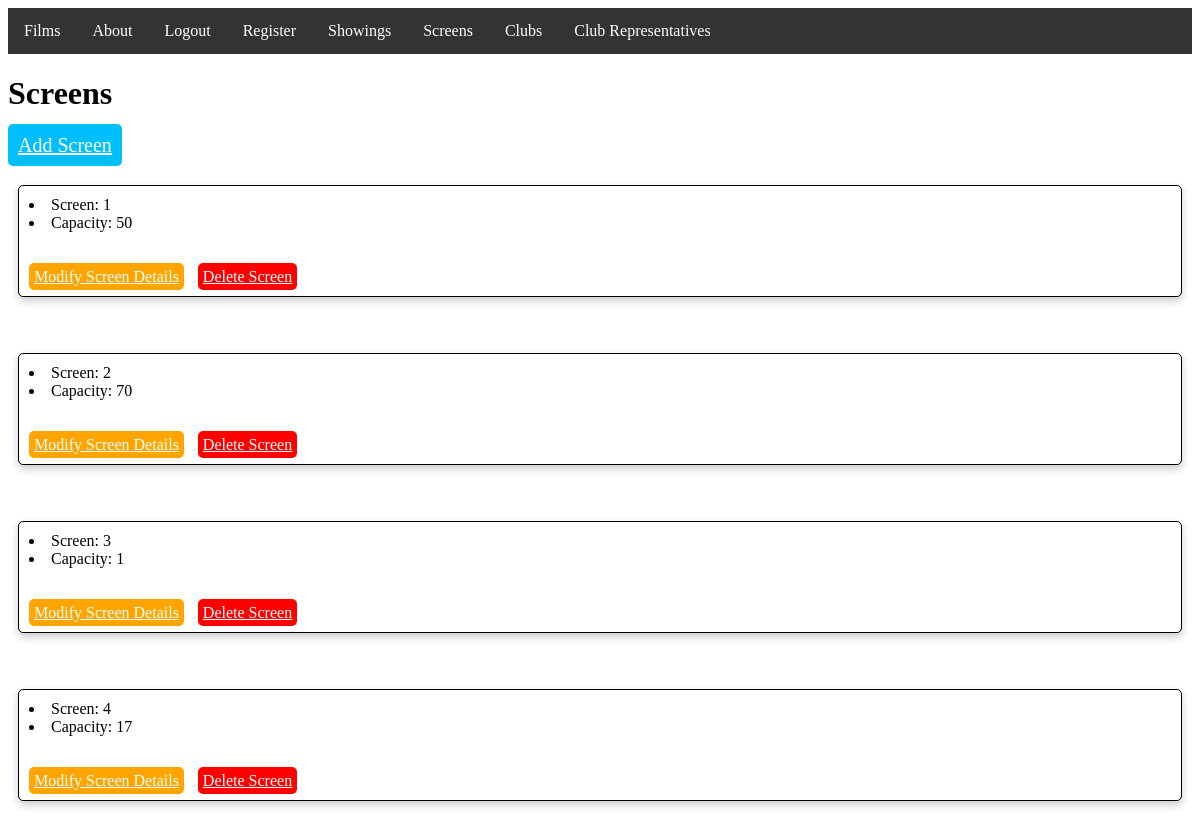
/screens (signed in), run on the app's committed database.
### UWEFlix/models.py (models this page shows, shortened)
class Screen(models.Model):
    screen_number = models.PositiveSmallIntegerField(unique=True)
    capacity = models.PositiveIntegerField()

### UWEFlix/views.py (the view)
# urls.py: path('screens', views.show_screens, name='screens'),
def show_screens(request):
    queryset = Screen.objects.all()
    return render(request, 'UWEFlix/screens.html', {
        'screens': list(queryset)
    })

### UWEFlix/templates/UWEFlix/screens.html (shortened to what this page needs)
{% extends 'UWEFlix/navbar.html' %}
{% block content %}
<html>
  <head>
    <link rel="stylesheet" href="/static/films.css">
  </head>
  <body>
    <h1>Screens</h1>
    <a href="{% url 'add_screen' %}" class="btn btn-primary add-film-btn">Add Screen</a>
    <br><br>
      {% for screen in screens %}
        <div class="film-box">
          <div>
            <li>Screen: {{ screen.screen_number }}</li>
            <li>Capacity: {{ screen.capacity }}</li>
            <br><br>
            <a href="#" class="btn btn-secondary modify-film-btn">Modify Screen Details</a>
            <a href="#" class="btn btn-danger delete-film-btn" onclick="return confirm('Are you sure you want to delete this film?');">Delete Screen</a>
          </div>
        </div>
          <br><br>
      {% endfor %}
  </body>
</html>
{% endblock %}

### UWEFlix/static/films.css (style rules this page uses)
.film-box { border: 1px solid black; padding: 10px; margin: 10px; box-shadow: 0 4px 8px 0 rgba(0, 0, 0, 0.2); transition: 0.3s; border-radius: 5px; background-color: white; }
.add-film-btn { background-color: #00bfff; color: white; padding: 10px; font-size: 20px; border-radius: 5px; }
.modify-film-btn { background-color: #ffa500; color: white; padding: 5px; font-size: 16px; border-radius: 5px; margin-right: 10px; }
.delete-film-btn { background-color: #ff0000; color: white; padding: 5px; font-size: 16px; border-radius: 5px; }

### data on the page
Screen: screen_number "1", capacity "50"
Screen: screen_number "2", capacity "70"
Screen: screen_number "3", capacity "1"
Screen: screen_number "4", capacity "17"
